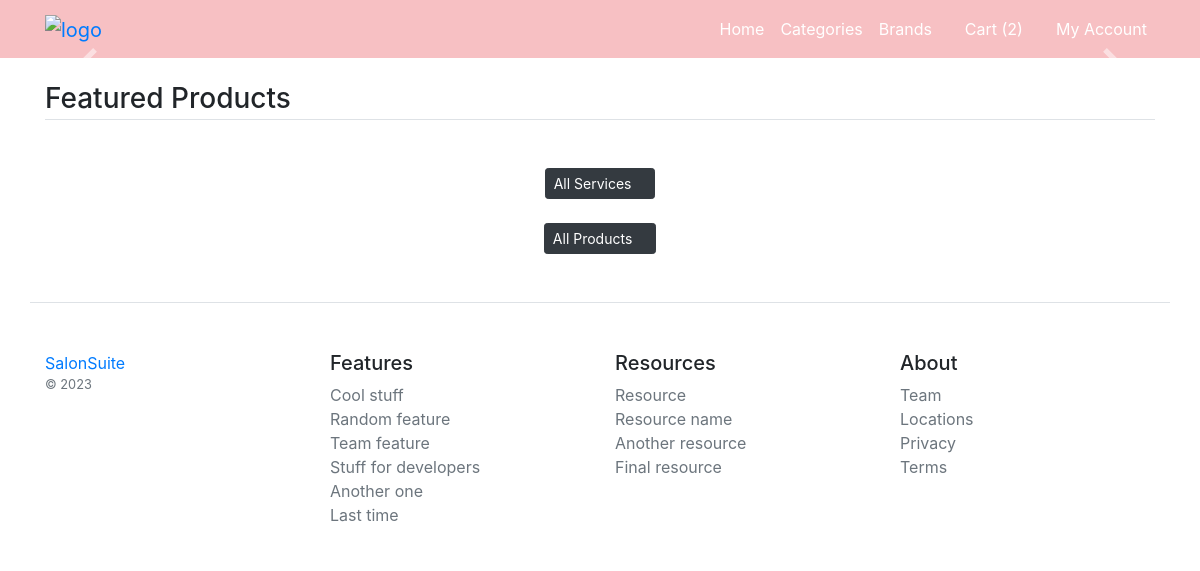
/, run on an earlier commit of the app's database.
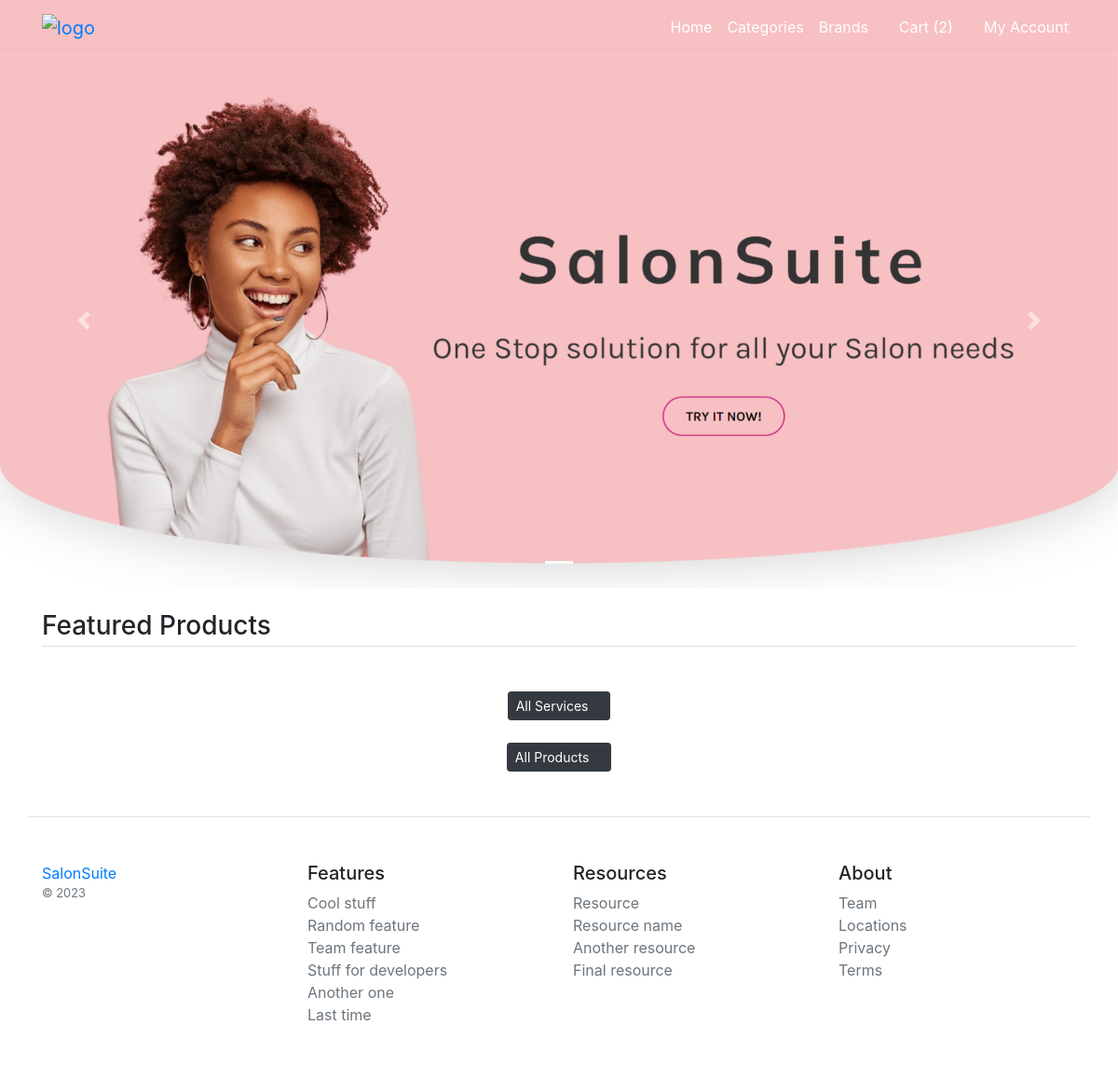
And on a later commit of the database.
### main/models.py (models this page shows, shortened)
class Banner(models.Model):
    img=models.ImageField(upload_to="banner_imgs/",max_length=300)
    alt_text=models.CharField(max_length=300)
    class Meta:
        verbose_name_plural='1. Banners'

### main/views.py (the view)
# urls.py: 2. Add a URL to urlpatterns:  path('', views.home, name='home')
def home(request):
    banners=Banner.objects.all().order_by('-id')
    data=Product.objects.filter(is_featured=True).order_by('-id')
    return render(request,'index.html',{'data':data,'banners':banners})

### main/templates/index.html (shortened to what this page needs)
{% extends 'base.html' %}
{% block content %}
{% load static %}
<div id="carouselExampleIndicators" class="carousel slide" data-ride="carousel">
  <ol class="carousel-indicators">
    {% for banner in banners %}
    {% if forloop.counter == 1 %}
    <li data-target="#carouselExampleIndicators" data-slide-to="{{forloop.counter}}" class="active"></li>
    {% else %}
    <li data-target="#carouselExampleIndicators" data-slide-to="{{forloop.counter}}"></li>
    {% endif %}
    {% endfor %}
  </ol>
  <div class="carousel-inner">
    {% for banner in banners %}
    {% if forloop.counter == 1 %}
    <div class="carousel-item active">
      {% else %}
      <div class="carousel-item">
      {% endif %}
      <img src="/media/{{banner.img}}" class="d-block w-100" alt="...">
    </div>
    {% endfor %}
  </div>
  <a class="carousel-control-prev" href="#carouselExampleIndicators" role="button" data-slide="prev">
    <span class="carousel-control-prev-icon" aria-hidden="true"></span>
  </a>
  <a class="carousel-control-next" href="#carouselExampleIndicators" role="button" data-slide="next">
    <span class="carousel-control-next-icon" aria-hidden="true"></span>
  </a>
</div>
  <main class="container my-4">
      <h3 class="my-4 border-bottom pb-1">Featured Products</h3>
      <p class="my-4 text-center"><a href="#" class="btn btn-dark btn-sm">All Services <i class="fa fa-long-arrow-alt-right"></i></a></p>
      <p class="my-4 text-center"><a href="{% url 'product-list' %}" class="btn btn-dark btn-sm">All Products <i class="fa fa-long-arrow-alt-right"></i></a></p>
  </main>
{% endblock content %}

What changed in the data, as far as the page shows it:
added Banner: img (picture)
